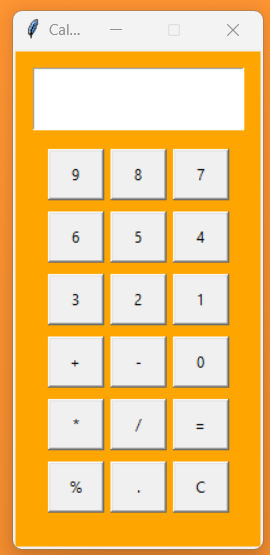

Write Python code to recreate this figure.
from lib2to3.pgen2.token import PERCENT
from tkinter import *
from tkinter.messagebox import showerror
from tokenize import String
from tkinter import END
from turtle import dot

kunal_root = Tk()
kunal_root.geometry("200x400")
kunal_root.resizable(False , False)

kunal_root.title("Calculator")

canvas=Canvas(kunal_root , width=200 , height=500 , bg="orange")
canvas.pack()

txt = Text(kunal_root , width=15 , height=2 , font=(14))

button9 = Button(kunal_root , text="9" , width=5 , height=2)

button8 = Button(kunal_root,text="8" , width=5 , height=2)

button7 = Button(kunal_root,text="7" , width=5 , height=2 ) 

button6 = Button(kunal_root,text="6" , width=5 , height=2)

button5 = Button(kunal_root,text="5" , width=5 , height=2)

button4 = Button(kunal_root,text="4" , width=5 , height=2)

button3 = Button(kunal_root,text="3" , width=5 , height=2)

button2 = Button(kunal_root,text="2" , width=5 , height=2)

button1 = Button(kunal_root,text="1" , width=5 , height=2)

button0 = Button(kunal_root,text="0" , width=5 , height=2)

buttonp = Button(kunal_root , text='+' , width=5 , height=2)

buttonmi = Button(kunal_root , text='-' , width=5 , height=2)

buttonmp=Button(kunal_root , text='*' , width=5 , height=2)

buttondv=Button(kunal_root , text='/' , width=5 , height=2)

buttoneq = Button(kunal_root , text='=' , width=5 , height=2)

buttondot=Button(kunal_root , text='.' , width=5 , height=2)

buttonpercent=Button(kunal_root , text='%' , width=5 , height=2)

buttonclear=Button(kunal_root , text='C' , width=5 , height=2)







canvas.create_window(100 , 40 , window=txt)
canvas.create_window(50 , 100, window=button9)
canvas.create_window(100 , 100, window=button8)
canvas.create_window(150 , 100, window=button7)
canvas.create_window(50 , 150, window=button6)
canvas.create_window(100 , 150, window=button5)
canvas.create_window(150 , 150, window=button4)
canvas.create_window(50 , 200, window=button3)
canvas.create_window(100 , 200, window=button2)
canvas.create_window(150 , 200, window=button1)
canvas.create_window(150 , 250, window=button0)
canvas.create_window(50 , 250, window=buttonp)
canvas.create_window(100 , 250 , window=buttonmi)
canvas.create_window(50 , 300, window=buttonmp)
canvas.create_window(100 , 300, window=buttondv)
canvas.create_window(150 , 300, window=buttoneq)
canvas.create_window(100 , 350 , window=buttondot)
canvas.create_window(50 , 350, window=buttonpercent)
canvas.create_window(150 , 350, window=buttonclear)


class ButtonNum():
    def one_f():
        txt.insert(END , "1")

    def two_f():
        txt.insert(END ,"2")

    def three_f():
        txt.insert(END , "3")

    def four_f():
        txt.insert(END , "4")

    def five_f():
        txt.insert(END , "5")

    def six_f():
        txt.insert(END , "6")

    def seven_f():
        txt.insert(END , "7")

    def eight_f():
        txt.insert(END , "8")

    def nine_f():
        txt.insert(END , "9")
       
    def zero_f():
        txt.insert(END , "0")

    def clear_f():
        txt.delete(1.0 , END)

    def percent_f():
        txt.insert(END , "%")

    def dot_f():
        txt.insert(END , ".")

class Operators():
    def add_f():
        txt.insert(END , "+")

    def sub_f():
        txt.insert(END , "-")

    def mul_f():
        txt.insert(END , "*")

    def div_f():
        txt.insert(END , "/")
        
def equal():
    try:
	    y = str(eval(txt.get(1.0 , END)))
	    txt.delete(1.0, END)
	    txt.insert(1.0, y)
    except Exception:
        showerror("Error" , "ArithmeticError generated")

button1.configure(command=ButtonNum.one_f)
button2.configure(command=ButtonNum.two_f)
button3.configure(command=ButtonNum.three_f)
button4.configure(command=ButtonNum.four_f)
button5.configure(command=ButtonNum.five_f)
button6.configure(command=ButtonNum.six_f)
button7.configure(command=ButtonNum.seven_f)
button8.configure(command=ButtonNum.eight_f)
button9.configure(command=ButtonNum.nine_f)
button0.configure(command=ButtonNum.zero_f)
buttonp.configure(command=Operators.add_f)
buttondv.configure(command=Operators.div_f)
buttonmi.configure(command=Operators.sub_f)
buttonmp.configure(command=Operators.mul_f)
buttoneq.configure(command=equal)
buttonclear.configure(command=ButtonNum.clear_f)
buttondot.configure(command=ButtonNum.dot_f)


kunal_root.mainloop() 
